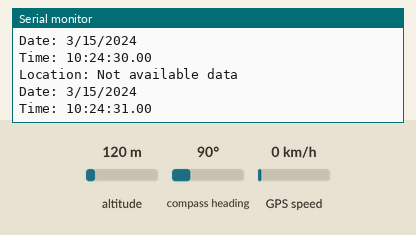
A program run on a simulated Arduino Uno, built with avr-gcc and run on an emulated ATmega328P. Shown: the last lines printed to the serial monitor. Inputs (shaded band) come from the test bench; at power-on: altitude 120 m, compass heading 90°, GPS speed 0 km/h. The GPS gets a fix after 3 s at 37.7749, -122.4194 with 8 satellites.

Above: at 1.8 s.
1.9 s: altitude set to 20 m
At 2.9 s:
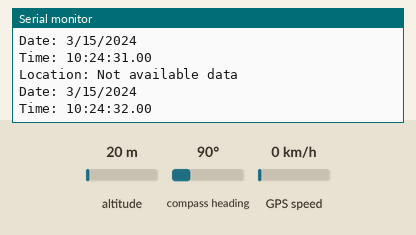
4.6 s: altitude set to 250 m
At 6.0 s:
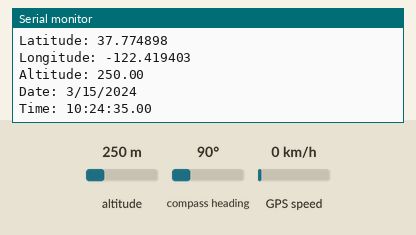
Timing chart, 0 to 7.6 s (numbered marks = the images above; inputs shaded):
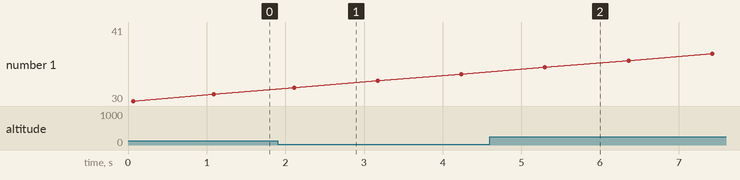

The program:

main.cpp
```cpp
#include <Arduino.h>
#include <SoftwareSerial.h>
#include <TinyGPS++.h>

// Choose two Arduino pins to use for software serial
int RXPin = 2;
int TXPin = 3;

//Default baud of NEO-6M is 9600
int GPSBaud = 9600;

// Create a software serial port called "gpsSerial"
SoftwareSerial gpsSerial(RXPin, TXPin);

// Creating a TinyGPS Object
TinyGPSPlus gpsData;

void setup()
{
  // Start the Arduino hardware serial port at 9600 baud
  Serial.begin(9600);

  // Start the software serial port at the GPS's default baud
  gpsSerial.begin(GPSBaud);
  Serial.println("GPS Initialised");
}

// Display necessary information in sections split with println and divided according to category
void displayInfo() {
  // GPS Locational Data
  if (gpsData.location.isValid()) {
    Serial.print("Latitude: ");
    Serial.println(gpsData.location.lat(), 6);
    Serial.print("Longitude: ");
    Serial.println(gpsData.location.lng(), 6);
    Serial.print("Altitude: ");
    Serial.println(gpsData.altitude.meters());
  }
  else {
    Serial.println("Location: Not available data");
  }

  // Date information
  Serial.print("Date: ");
  if (gpsData.date.isValid()) {
    Serial.print(gpsData.date.month());
    Serial.print("/");
    Serial.print(gpsData.date.day());
    Serial.print("/");
    Serial.println(gpsData.date.year());
  }
  else {
    Serial.println("Not Available");
  }

  // Local Time Information
  Serial.print("Time: ");
  if (gpsData.time.isValid()) {
    if (gpsData.time.hour() < 10) {
      Serial.print(F("0"));
    }
    Serial.print(gpsData.time.hour());
    Serial.print(":");
    if (gpsData.time.minute() < 10) {
      Serial.print(F("0"));
    }
    Serial.print(gpsData.time.minute());
    Serial.print(":");
    if (gpsData.time.second() < 10) {
      Serial.print(F("0"));
    }
    Serial.print(gpsData.time.second());
    Serial.print(".");
    if (gpsData.time.centisecond() < 10) {
      Serial.print(F("0"));
    }
    Serial.println(gpsData.time.centisecond());
  }
  else {
    Serial.println("Time Not Available");
  }

  // White Space split between end of relevant data
  Serial.println();
  Serial.println();
  delay(1000);
}

void loop()
{
  // If 5000 milliseconds pass and there are no characters coming in
  // over the software serial port, show a "No GPS detected" error
  if (millis() > 5000 && gpsData.charsProcessed() < 10)
  {
    Serial.println("No GPS detected");
    while(true);
  }

  // Displays information when new sentence is encoded corretly for information display
  while (gpsSerial.available() > 0) {
    if (gpsData.encode(gpsSerial.read())) {
      displayInfo();
    }
   }
}
```

Measured:
- after the input at 4.6 s, the serial monitor: prints a new line after 0.66 s (image 2)
